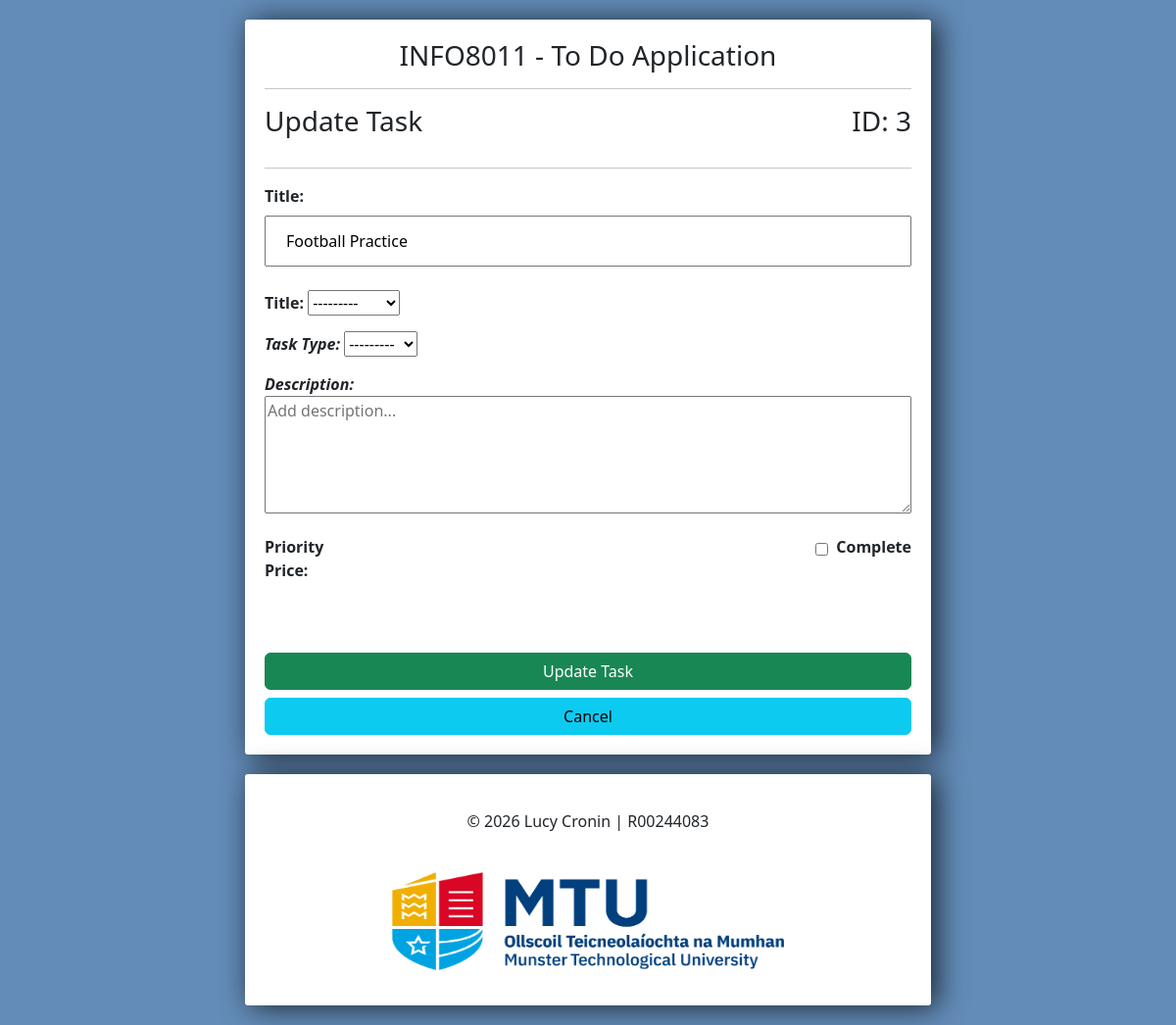
The page /update/3/ on the database its author committed.
### tasks/models.py (models this page shows, shortened)
class Task(models.Model):
    TYPE_CHOICES = [
        ('Work', 'Work'),
        ('Personal', 'Personal'),
        ('Shopping', 'Shopping'),
        ('Other', 'Other'),
    ]
    PRIORITY_CHOICES = [
        (1, 'High'),
        (2, 'Medium'),
        (3, 'Low'),
    ]
    title = models.CharField(max_length=200)
    complete = models.BooleanField(default=False)
    type = models.CharField(max_length=24, choices=TYPE_CHOICES, blank=False)
    task_type = models.ForeignKey(Type, on_delete=models.SET_NULL, null=True)
    description = models.TextField(blank=True, null=True)
    created = models.DateTimeField(auto_now_add=True)
    complete_date = models.DateTimeField(auto_now_add=True)

### tasks/views.py (the view, shortened to what this page needs)
# urls.py: path('update/<str:pk>/', update_task, name='update'),
def update_task(request, pk):
    task = Task.objects.get(id=pk)
    form = TaskForm(instance=task)
    context = {'form': form}
    return render(request, 'update.html', context)

### tasks/forms.py
class TaskForm(forms.ModelForm):
    title = forms.CharField(widget=forms.TextInput(attrs={'placeholder': 'Add new task...'}))
    description = forms.CharField(required=False,widget=forms.Textarea(attrs={'placeholder': 'Add description...'}))
    class Meta:
        model = Task
        fields = '__all__'
        widgets = {
            'type': forms.Select(attrs={'class': 'bootstrap-select'}),
            'priority': forms.Select(attrs={'class': 'bootstrap-select'}),
            'price': forms.NumberInput(attrs={'min': '0.0'}),
        }

### tasks/models.py (called while the page is built)
    def __str__(self):
        return self.name

### tasks/templates/update.html (shortened to what this page needs)
{% extends 'base.html' %}
{%load static %}
{% block content %}
    <div>
        <h3 class="h-left" >Update Task</h3>
        <h3 class="h-right" > ID: {{ form.instance.id }}</h3>
    <hr>
    </div>
    <form method="POST" action="">
        <p> <b> Title: </b> {{ form.title }} </p>
        <p> <b> Title: </b> {{ form.type }} </p>
        <p> <b> <em>Task Type: </em> </b> {{ form.task_type }} </p>
        <p class="textarena"> <b> <em>Description: </em> </b> {{ form.description }} </p>
        <div class="inline"> <b>Priority</b>&nbsp;&nbsp;<b>{{ form.priority }}</b></div>
        <div class="inline h-right"> {{form.complete}}&nbsp;&nbsp;<b>Complete</b></div>
        <p> <b> Price: </b> {{ form.price }} </p>
<input class="btn btn-success" type="submit" value="Update Task">
<a class="w-100 btn btn-info" href="{% url 'home' %}">Cancel</a>
    </form>
{% endblock %}

### tasks/static/style.css (style rules this page uses)
body { background-color: #638CB8; }
input { width: 100%; padding: 12px 20px; margin: 8px 0; box-sizing: border-box; }
input::placeholder { color: #d3d3d3; }
.h-left { float: left; }
.h-right { float: right; }
.inline { display: inline-flex; white-space: nowrap; }
textarea { height: 15vh; width: 100%; }

### rows shown on the page
Task: instance.id "3", title "Football Practice", type "---------", task_type "---------"
